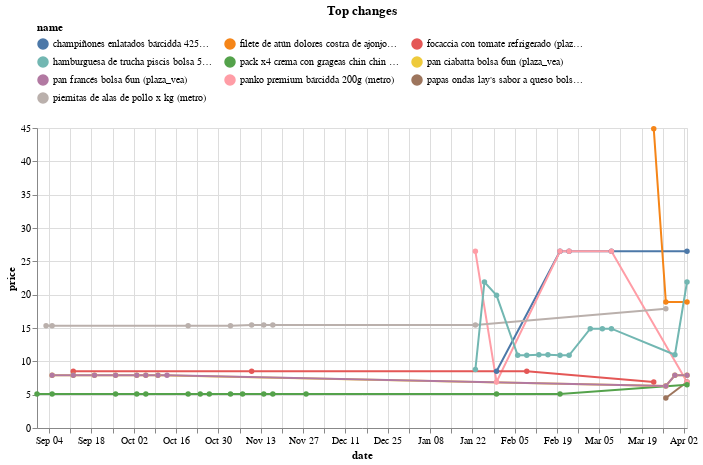

Source (notebook cell):
### Code cell
(top_changes
 .head(10)
 .drop('change', axis=1)
 .merge(df, on=['store','sku'])
 .pipe(alt.Chart)
 .mark_line(point=True)
 .encode(x='date', y='price', color='name', tooltip=['name','price'])
 .properties(width=650, title='Top changes')
 .configure_legend(orient='top', columns=3)
)

### Figure 1 — Vega-Lite specification as saved in the notebook (floating-point values rounded to 4 significant figures)
{"config": {"view": {"continuousWidth": 400, "continuousHeight": 300}, "legend": {"columns": 3, "orient": "top"}}, "data": {"name": "data-e153f05012037d6933621148438e0baf"}, "mark": {"type": "line", "point": true}, "encoding": {"color": {"field": "name", "type": "nominal"}, "tooltip": [{"field": "name", "type": "nominal"}, {"field": "price", "type": "quantitative"}], "x": {"field": "date", "type": "temporal"}, "y": {"field": "price", "type": "quantitative"}}, "title": "Top changes", "width": 650, "$schema": "https://vega.github.io/schema/vega-lite/v4.17.0.json", "datasets": {"data-e153f05012037d6933621148438e0baf": [{"store": "plaza_vea", "sku": 10843787, "brand": "LAYS", "uri": "https://www.plazavea.com.pe/papas-ondas-lays-sabor-a-queso-bolsa-140g/p", "name": "papas ondas lay's sabor a queso bolsa 140g (plaza_vea)", "price": 6.9, "category": "https://www.plazavea.com.pe/abarrotes", "date": "2023-04-03T00:00:00"}, {"store": "plaza_vea", "sku": 10843787, "brand": "LAYS", "uri": "https://www.plazavea.com.pe/papas-ondas-lays-sabor-a-queso-bolsa-140g/p", "name": "papas ondas lay's sabor a queso bolsa 140g (plaza_vea)", "price": 4.49, "category": "https://www.plazavea.com.pe/abarrotes", "date": "2023-03-27T00:00:00"}, {"store": "metro", "sku": 1017225, "brand": "Bárcidda", "uri": "https://www.metro.pe/champinones-enlatados-barcidda-425g-981118/p", "name": "champiñones enlatados bárcidda 425g (metro)", "price": 8.5, "category": "https://www.metro.pe/abarrotes/alimentos-en-conserva/vegetales-en-conserva", "date": "2023-01-30T00:00:00"}, {"store": "metro", "sku": 1017225, "brand": "Bárcidda", "uri": "https://www.metro.pe/champinones-enlatados-barcidda-425g/p", "name": "champiñones enlatados bárcidda 425g (metro)", "price": 26.5, "category": "https://www.metro.pe/abarrotes/alimentos-en-conserva/vegetales-en-conserva", "date": "2023-04-03T00:00:00"}, {"store": "metro", "sku": 1017225, "brand": "Bárcidda", "uri": "https://www.metro.pe/champinones-enlatados-barcidda-425g-981118/p", "name": "champiñones enlatados bárcidda 425g (metro)", "price": 26.5, "category": "https://www.metro.pe/abarrotes/alimentos-en-conserva/vegetales-en-conserva", "date": "2023-02-23T00:00:00"}, {"store": "metro", "sku": 1017225, "brand": "Bárcidda", "uri": "https://www.metro.pe/champinones-enlatados-barcidda-425g-981118/p", "name": "champiñones enlatados bárcidda 425g (metro)", "price": 26.5, "category": "https://www.metro.pe/abarrotes/alimentos-en-conserva/vegetales-en-conserva", "date": "2023-03-09T00:00:00"}, {"store": "metro", "sku": 1017225, "brand": "Bárcidda", "uri": "https://www.metro.pe/champinones-enlatados-barcidda-425g-981118/p", "name": "champiñones enlatados bárcidda 425g (metro)", "price": 26.5, "category": "https://www.metro.pe/abarrotes/alimentos-en-conserva/vegetales-en-conserva", "date": "2023-02-20T00:00:00"}, {"store": "plaza_vea", "sku": 10850214, "brand": "DOLORES", "uri": "https://www.plazavea.com.pe/filete-de-atun-dolores-costra-de-ajonjoli-bolsa-304g/p", "name": "filete de atún dolores costra de ajonjolí bolsa 304g (plaza_vea)", "price": 44.9, "category": "https://www.plazavea.com.pe/carnes-aves-y-pescados", "date": "2023-03-23T00:00:00"}, {"store": "plaza_vea", "sku": 10850214, "brand": "DOLORES", "uri": "https://www.plazavea.com.pe/filete-de-atun-dolores-costra-de-ajonjoli-bolsa-304g/p", "name": "filete de atún dolores costra de ajonjolí bolsa 304g (plaza_vea)", "price": 18.9, "category": "https://www.plazavea.com.pe/carnes-aves-y-pescados", "date": "2023-04-03T00:00:00"}, {"store": "plaza_vea", "sku": 10850214, "brand": "DOLORES", "uri": "https://www.plazavea.com.pe/filete-de-atun-dolores-costra-de-ajonjoli-bolsa-304g/p", "name": "filete de atún dolores costra de ajonjolí bolsa 304g (plaza_vea)", "price": 18.9, "category": "https://www.plazavea.com.pe/carnes-aves-y-pescados", "date": "2023-03-27T00:00:00"}, {"store": "metro", "sku": 1017226, "brand": "Bárcidda", "uri": "https://www.metro.pe/panko-premium-barcidda-200g-981119/p", "name": "panko premium bárcidda 200g (metro)", "price": 6.9, "category": "https://www.metro.pe/abarrotes/condimentos-vinagres-y-comida-instantanea/salsas-y-bases-instantaneas", "date": "2023-01-30T00:00:00"}, {"store": "metro", "sku": 1017226, "brand": "Bárcidda", "uri": "https://www.metro.pe/panko-premium-barcidda-200g/p", "name": "panko premium bárcidda 200g (metro)", "price": 6.9, "category": "https://www.metro.pe/abarrotes/condimentos-vinagres-y-comida-instantanea/salsas-y-bases-instantaneas", "date": "2023-04-03T00:00:00"}, {"store": "metro", "sku": 1017226, "brand": "Bárcidda", "uri": "https://www.metro.pe/panko-premium-barcidda-200g-981119/p", "name": "panko premium bárcidda 200g (metro)", "price": 26.5, "category": "https://www.metro.pe/abarrotes/condimentos-vinagres-y-comida-instantanea/salsas-y-bases-instantaneas", "date": "2023-02-23T00:00:00"}, {"store": "metro", "sku": 1017226, "brand": "Bárcidda", "uri": "https://www.metro.pe/panko-premium-barcidda-200g-981119/p", "name": "panko premium bárcidda 200g (metro)", "price": 26.5, "category": "https://www.metro.pe/abarrotes/condimentos-vinagres-y-comida-instantanea/salsas-y-bases-instantaneas", "date": "2023-01-23T00:00:00"}, {"store": "metro", "sku": 1017226, "brand": "Bárcidda", "uri": "https://www.metro.pe/panko-premium-barcidda-200g-981119/p", "name": "panko premium bárcidda 200g (metro)", "price": 26.5, "category": "https://www.metro.pe/abarrotes/condimentos-vinagres-y-comida-instantanea/salsas-y-bases-instantaneas", "date": "2023-03-09T00:00:00"}, {"store": "metro", "sku": 1017226, "brand": "Bárcidda", "uri": "https://www.metro.pe/panko-premium-barcidda-200g-981119/p", "name": "panko premium bárcidda 200g (metro)", "price": 26.5, "category": "https://www.metro.pe/abarrotes/condimentos-vinagres-y-comida-instantanea/salsas-y-bases-instantaneas", "date": "2023-02-20T00:00:00"}, {"store": "plaza_vea", "sku": 10211360, "brand": "PLAZA VEA", "uri": "https://www.plazavea.com.pe/focaccia-con-tomate-refrigerado/p", "name": "focaccia con tomate refrigerado (plaza_vea)", "price": 8.5, "category": "https://www.plazavea.com.pe/panaderia-y-pasteleria", "date": "2022-09-12T00:00:00"}, {"store": "plaza_vea", "sku": 10211360, "brand": "PLAZA VEA", "uri": "https://www.plazavea.com.pe/focaccia-con-tomate-refrigerado/p", "name": "focaccia con tomate refrigerado (plaza_vea)", "price": 8.5, "category": "https://www.plazavea.com.pe/panaderia-y-pasteleria", "date": "2023-02-09T00:00:00"}, {"store": "plaza_vea", "sku": 10211360, "brand": "PLAZA VEA", "uri": "https://www.plazavea.com.pe/focaccia-con-tomate-refrigerado/p", "name": "focaccia con tomate refrigerado (plaza_vea)", "price": 6.9, "category": "https://www.plazavea.com.pe/panaderia-y-pasteleria", "date": "2023-03-23T00:00:00"}, {"store": "plaza_vea", "sku": 10211360, "brand": "PLAZA VEA", "uri": "https://www.plazavea.com.pe/focaccia-con-tomate-refrigerado/p", "name": "focaccia con tomate refrigerado (plaza_vea)", "price": 8.5, "category": "https://www.plazavea.com.pe/panaderia-y-pasteleria", "date": "2022-11-10T00:00:00"}, {"store": "metro", "sku": 3868, "brand": "Genérico", "uri": "https://www.metro.pe/piernitas-de-alas-de-pollo-x-kg-227943-2/p", "name": "piernitas de alas de pollo x kg (metro)", "price": 15.35, "category": "https://www.metro.pe/carnes-aves-y-pescados/aves-y-huevos/cortes-de-pollo", "date": "2022-11-03T00:00:00"}, {"store": "metro", "sku": 3868, "brand": "Genérico", "uri": "https://www.metro.pe/piernitas-de-alas-de-pollo-x-kg-227943-2/p", "name": "piernitas de alas de pollo x kg (metro)", "price": 15.35, "category": "https://www.metro.pe/carnes-aves-y-pescados/aves-y-huevos/cortes-de-pollo", "date": "2022-09-03T00:00:00"}, {"store": "metro", "sku": 3868, "brand": ".", "uri": "https://www.metro.pe/piernitas-de-alas-de-pollo-x-kg-227943-2/p", "name": "piernitas de alas de pollo x kg (metro)", "price": 15.45, "category": "https://www.metro.pe/carnes-aves-y-pescados/aves-y-huevos/cortes-de-pollo", "date": "2022-11-17T00:00:00"}, {"store": "metro", "sku": 3868, "brand": "Genérico", "uri": "https://www.metro.pe/piernitas-de-alas-de-pollo-x-kg-227943-2/p", "name": "piernitas de alas de pollo x kg (metro)", "price": 15.35, "category": "https://www.metro.pe/carnes-aves-y-pescados/aves-y-huevos/cortes-de-pollo", "date": "2022-10-20T00:00:00"}, {"store": "metro", "sku": 3868, "brand": "Genérico", "uri": "https://www.metro.pe/piernitas-de-alas-de-pollo-x-kg-227943-2/p", "name": "piernitas de alas de pollo x kg (metro)", "price": 17.9, "category": "https://www.metro.pe/carnes-aves-y-pescados/aves-y-huevos/cortes-de-pollo", "date": "2023-03-27T00:00:00"}, {"store": "metro", "sku": 3868, "brand": "Genérico", "uri": "https://www.metro.pe/piernitas-de-alas-de-pollo-x-kg-227943-2/p", "name": "piernitas de alas de pollo x kg (metro)", "price": 15.45, "category": "https://www.metro.pe/carnes-aves-y-pescados/aves-y-huevos/cortes-de-pollo", "date": "2023-01-23T00:00:00"}, {"store": "metro", "sku": 3868, "brand": ".", "uri": "https://www.metro.pe/piernitas-de-alas-de-pollo-x-kg-227943-2/p", "name": "piernitas de alas de pollo x kg (metro)", "price": 15.45, "category": "https://www.metro.pe/carnes-aves-y-pescados/aves-y-huevos/cortes-de-pollo", "date": "2022-11-14T00:00:00"}, {"store": "metro", "sku": 3868, "brand": ".", "uri": "https://www.metro.pe/piernitas-de-alas-de-pollo-x-kg-227943-2/p", "name": "piernitas de alas de pollo x kg (metro)", "price": 15.45, "category": "https://www.metro.pe/carnes-aves-y-pescados/aves-y-huevos/cortes-de-pollo", "date": "2022-11-10T00:00:00"}, {"store": "metro", "sku": 3868, "brand": "Genérico", "uri": "https://www.metro.pe/piernitas-de-alas-de-pollo-x-kg-227943-2/p", "name": "piernitas de alas de pollo x kg (metro)", "price": 15.35, "category": "https://www.metro.pe/carnes-aves-y-pescados/aves-y-huevos/cortes-de-pollo", "date": "2022-09-05T00:00:00"}, {"store": "plaza_vea", "sku": 13447, "brand": "PISCIS", "uri": "https://www.plazavea.com.pe/hamburguesa-de-trucha-piscis-bolsa-500g/p", "name": "hamburguesa de trucha piscis bolsa 500g (plaza_vea)", "price": 8.76, "category": "https://www.plazavea.com.pe/congelados", "date": "2023-01-23T00:00:00"}, {"store": "plaza_vea", "sku": 13447, "brand": "PISCIS", "uri": "https://www.plazavea.com.pe/hamburguesa-de-trucha-piscis-bolsa-500g/p", "name": "hamburguesa de trucha piscis bolsa 500g (plaza_vea)", "price": 10.9, "category": "https://www.plazavea.com.pe/congelados", "date": "2023-02-23T00:00:00"}, {"store": "plaza_vea", "sku": 13447, "brand": "PISCIS", "uri": "https://www.plazavea.com.pe/hamburguesa-de-trucha-piscis-bolsa-500g/p", "name": "hamburguesa de trucha piscis bolsa 500g (plaza_vea)", "price": 10.99, "category": "https://www.plazavea.com.pe/congelados", "date": "2023-02-13T00:00:00"}, {"store": "plaza_vea", "sku": 13447, "brand": "PISCIS", "uri": "https://www.plazavea.com.pe/hamburguesa-de-trucha-piscis-bolsa-500g/p", "name": "hamburguesa de trucha piscis bolsa 500g (plaza_vea)", "price": 10.99, "category": "https://www.plazavea.com.pe/congelados", "date": "2023-02-16T00:00:00"}, {"store": "plaza_vea", "sku": 13447, "brand": "PISCIS", "uri": "https://www.plazavea.com.pe/hamburguesa-de-trucha-piscis-bolsa-500g/p", "name": "hamburguesa de trucha piscis bolsa 500g (plaza_vea)", "price": 19.9, "category": "https://www.plazavea.com.pe/congelados", "date": "2023-01-30T00:00:00"}, {"store": "plaza_vea", "sku": 13447, "brand": "PISCIS", "uri": "https://www.plazavea.com.pe/hamburguesa-de-trucha-piscis-bolsa-500g/p", "name": "hamburguesa de trucha piscis bolsa 500g (plaza_vea)", "price": 10.9, "category": "https://www.plazavea.com.pe/congelados", "date": "2023-02-20T00:00:00"}, {"store": "plaza_vea", "sku": 13447, "brand": "PISCIS", "uri": "https://www.plazavea.com.pe/hamburguesa-de-trucha-piscis-bolsa-500g/p", "name": "hamburguesa de trucha piscis bolsa 500g (plaza_vea)", "price": 10.9, "category": "https://www.plazavea.com.pe/congelados", "date": "2023-02-09T00:00:00"}, {"store": "plaza_vea", "sku": 13447, "brand": "PISCIS", "uri": "https://www.plazavea.com.pe/hamburguesa-de-trucha-piscis-bolsa-500g/p", "name": "hamburguesa de trucha piscis bolsa 500g (plaza_vea)", "price": 14.9, "category": "https://www.plazavea.com.pe/congelados", "date": "2023-03-06T00:00:00"}, {"store": "plaza_vea", "sku": 13447, "brand": "PISCIS", "uri": "https://www.plazavea.com.pe/hamburguesa-de-trucha-piscis-bolsa-500g/p", "name": "hamburguesa de trucha piscis bolsa 500g (plaza_vea)", "price": 10.99, "category": "https://www.plazavea.com.pe/congelados", "date": "2023-03-30T00:00:00"}, {"store": "plaza_vea", "sku": 13447, "brand": "PISCIS", "uri": "https://www.plazavea.com.pe/hamburguesa-de-trucha-piscis-bolsa-500g/p", "name": "hamburguesa de trucha piscis bolsa 500g (plaza_vea)", "price": 14.9, "category": "https://www.plazavea.com.pe/congelados", "date": "2023-03-02T00:00:00"}, {"store": "plaza_vea", "sku": 13447, "brand": "PISCIS", "uri": "https://www.plazavea.com.pe/hamburguesa-de-trucha-piscis-bolsa-500g/p", "name": "hamburguesa de trucha piscis bolsa 500g (plaza_vea)", "price": 21.9, "category": "https://www.plazavea.com.pe/congelados", "date": "2023-04-03T00:00:00"}, {"store": "plaza_vea", "sku": 13447, "brand": "PISCIS", "uri": "https://www.plazavea.com.pe/hamburguesa-de-trucha-piscis-bolsa-500g/p", "name": "hamburguesa de trucha piscis bolsa 500g (plaza_vea)", "price": 10.9, "category": "https://www.plazavea.com.pe/congelados", "date": "2023-02-06T00:00:00"}, {"store": "plaza_vea", "sku": 13447, "brand": "PISCIS", "uri": "https://www.plazavea.com.pe/hamburguesa-de-trucha-piscis-bolsa-500g/p", "name": "hamburguesa de trucha piscis bolsa 500g (plaza_vea)", "price": 14.9, "category": "https://www.plazavea.com.pe/congelados", "date": "2023-03-09T00:00:00"}, {"store": "plaza_vea", "sku": 13447, "brand": "PISCIS", "uri": "https://www.plazavea.com.pe/hamburguesa-de-trucha-piscis-bolsa-500g/p", "name": "hamburguesa de trucha piscis bolsa 500g (plaza_vea)", "price": 21.9, "category": "https://www.plazavea.com.pe/congelados", "date": "2023-01-26T00:00:00"}, {"store": "metro", "sku": 16400, "brand": "Chin Chin", "uri": "https://www.metro.pe/pack-x4-crema-con-grageas-chin-chin-mix-80g-559505/p", "name": "pack x4 crema con grageas chin chin mix 80g (metro)", "price": 5.1, "category": "https://www.metro.pe/abarrotes/galletas-snacks-y-golosinas/caramelos-chupetes-y-lentejitas", "date": "2023-01-30T00:00:00"}, {"store": "metro", "sku": 16400, "brand": "Chin Chin", "uri": "https://www.metro.pe/pack-x4-crema-con-grageas-chin-chin-mix-80g-559505/p", "name": "pack x4 crema con grageas chin chin mix 80g (metro)", "price": 5.1, "category": "https://www.metro.pe/abarrotes/galletas-snacks-y-golosinas/caramelos-chupetes-y-lentejitas", "date": "2022-09-26T00:00:00"}, {"store": "metro", "sku": 16400, "brand": "Chin Chin", "uri": "https://www.metro.pe/pack-x4-crema-con-grageas-chin-chin-mix-80g-559505/p", "name": "pack x4 crema con grageas chin chin mix 80g (metro)", "price": 6.5, "category": "https://www.metro.pe/abarrotes/galletas-snacks-y-golosinas/caramelos-chupetes-y-lentejitas", "date": "2023-04-03T00:00:00"}, {"store": "metro", "sku": 16400, "brand": "Chin Chin", "uri": "https://www.metro.pe/pack-x4-crema-con-grageas-chin-chin-mix-80g-559505/p", "name": "pack x4 crema con grageas chin chin mix 80g (metro)", "price": 5.1, "category": "https://www.metro.pe/abarrotes/galletas-snacks-y-golosinas/caramelos-chupetes-y-lentejitas", "date": "2022-11-03T00:00:00"}, {"store": "metro", "sku": 16400, "brand": "Chin Chin", "uri": "https://www.metro.pe/pack-x4-crema-con-grageas-chin-chin-mix-80g-559505/p", "name": "pack x4 crema con grageas chin chin mix 80g (metro)", "price": 5.1, "category": "https://www.metro.pe/abarrotes/galletas-snacks-y-golosinas/caramelos-chupetes-y-lentejitas", "date": "2022-08-31T00:00:00"}, {"store": "metro", "sku": 16400, "brand": "Chin Chin", "uri": "https://www.metro.pe/pack-x4-crema-con-grageas-chin-chin-mix-80g-559505/p", "name": "pack x4 crema con grageas chin chin mix 80g (metro)", "price": 5.1, "category": "https://www.metro.pe/abarrotes/galletas-snacks-y-golosinas/caramelos-chupetes-y-lentejitas", "date": "2022-11-28T00:00:00"}, {"store": "metro", "sku": 16400, "brand": "Chin Chin", "uri": "https://www.metro.pe/pack-x4-crema-con-grageas-chin-chin-mix-80g-559505/p", "name": "pack x4 crema con grageas chin chin mix 80g (metro)", "price": 5.1, "category": "https://www.metro.pe/abarrotes/galletas-snacks-y-golosinas/caramelos-chupetes-y-lentejitas", "date": "2022-11-17T00:00:00"}, {"store": "metro", "sku": 16400, "brand": "Chin Chin", "uri": "https://www.metro.pe/pack-x4-crema-con-grageas-chin-chin-mix-80g-559505/p", "name": "pack x4 crema con grageas chin chin mix 80g (metro)", "price": 5.1, "category": "https://www.metro.pe/abarrotes/galletas-snacks-y-golosinas/caramelos-chupetes-y-lentejitas", "date": "2022-10-20T00:00:00"}, {"store": "metro", "sku": 16400, "brand": "Chin Chin", "uri": "https://www.metro.pe/pack-x4-crema-con-grageas-chin-chin-mix-80g-559505/p", "name": "pack x4 crema con grageas chin chin mix 80g (metro)", "price": 5.1, "category": "https://www.metro.pe/abarrotes/galletas-snacks-y-golosinas/caramelos-chupetes-y-lentejitas", "date": "2022-10-27T00:00:00"}, {"store": "metro", "sku": 16400, "brand": "Chin Chin", "uri": "https://www.metro.pe/pack-x4-crema-con-grageas-chin-chin-mix-80g-559505/p", "name": "pack x4 crema con grageas chin chin mix 80g (metro)", "price": 5.1, "category": "https://www.metro.pe/abarrotes/galletas-snacks-y-golosinas/caramelos-chupetes-y-lentejitas", "date": "2022-11-07T00:00:00"}, {"store": "metro", "sku": 16400, "brand": "Chin Chin", "uri": "https://www.metro.pe/pack-x4-crema-con-grageas-chin-chin-mix-80g-559505/p", "name": "pack x4 crema con grageas chin chin mix 80g (metro)", "price": 5.1, "category": "https://www.metro.pe/abarrotes/galletas-snacks-y-golosinas/caramelos-chupetes-y-lentejitas", "date": "2022-10-06T00:00:00"}, {"store": "metro", "sku": 16400, "brand": "Chin Chin", "uri": "https://www.metro.pe/pack-x4-crema-con-grageas-chin-chin-mix-80g-559505/p", "name": "pack x4 crema con grageas chin chin mix 80g (metro)", "price": 5.1, "category": "https://www.metro.pe/abarrotes/galletas-snacks-y-golosinas/caramelos-chupetes-y-lentejitas", "date": "2022-11-14T00:00:00"}, {"store": "metro", "sku": 16400, "brand": "Chin Chin", "uri": "https://www.metro.pe/pack-x4-crema-con-grageas-chin-chin-mix-80g-559505/p", "name": "pack x4 crema con grageas chin chin mix 80g (metro)", "price": 5.1, "category": "https://www.metro.pe/abarrotes/galletas-snacks-y-golosinas/caramelos-chupetes-y-lentejitas", "date": "2022-10-03T00:00:00"}, {"store": "metro", "sku": 16400, "brand": "Chin Chin", "uri": "https://www.metro.pe/pack-x4-crema-con-grageas-chin-chin-mix-80g-559505/p", "name": "pack x4 crema con grageas chin chin mix 80g (metro)", "price": 5.1, "category": "https://www.metro.pe/abarrotes/galletas-snacks-y-golosinas/caramelos-chupetes-y-lentejitas", "date": "2022-09-05T00:00:00"}, {"store": "metro", "sku": 16400, "brand": "Chin Chin", "uri": "https://www.metro.pe/pack-x4-crema-con-grageas-chin-chin-mix-80g-559505/p", "name": "pack x4 crema con grageas chin chin mix 80g (metro)", "price": 5.1, "category": "https://www.metro.pe/abarrotes/galletas-snacks-y-golosinas/caramelos-chupetes-y-lentejitas", "date": "2022-10-24T00:00:00"}, {"store": "metro", "sku": 16400, "brand": "Chin Chin", "uri": "https://www.metro.pe/pack-x4-crema-con-grageas-chin-chin-mix-80g-559505/p", "name": "pack x4 crema con grageas chin chin mix 80g (metro)", "price": 5.1, "category": "https://www.metro.pe/abarrotes/galletas-snacks-y-golosinas/caramelos-chupetes-y-lentejitas", "date": "2023-02-20T00:00:00"}, {"store": "plaza_vea", "sku": 16815, "brand": "PLAZA VEA", "uri": "https://www.plazavea.com.pe/pan-ciabatta/p", "name": "pan ciabatta bolsa 6un (plaza_vea)", "price": 7.9, "category": "https://www.plazavea.com.pe/panaderia-y-pasteleria", "date": "2022-09-12T00:00:00"}, {"store": "plaza_vea", "sku": 16815, "brand": "PLAZA VEA", "uri": "https://www.plazavea.com.pe/pan-ciabatta/p", "name": "pan ciabatta bolsa 6un (plaza_vea)", "price": 7.9, "category": "https://www.plazavea.com.pe/panaderia-y-pasteleria", "date": "2023-03-30T00:00:00"}, {"store": "plaza_vea", "sku": 16815, "brand": "PLAZA VEA", "uri": "https://www.plazavea.com.pe/pan-ciabatta/p", "name": "pan ciabatta bolsa 6un (plaza_vea)", "price": 7.9, "category": "https://www.plazavea.com.pe/panaderia-y-pasteleria", "date": "2022-10-06T00:00:00"}, {"store": "plaza_vea", "sku": 16815, "brand": "PLAZA VEA", "uri": "https://www.plazavea.com.pe/pan-ciabatta/p", "name": "pan ciabatta bolsa 6un (plaza_vea)", "price": 7.9, "category": "https://www.plazavea.com.pe/panaderia-y-pasteleria", "date": "2023-04-03T00:00:00"}, {"store": "plaza_vea", "sku": 16815, "brand": "PLAZA VEA", "uri": "https://www.plazavea.com.pe/pan-ciabatta/p", "name": "pan ciabatta bolsa 6un (plaza_vea)", "price": 6.31, "category": "https://www.plazavea.com.pe/panaderia-y-pasteleria", "date": "2023-03-27T00:00:00"}, {"store": "plaza_vea", "sku": 16815, "brand": "PLAZA VEA", "uri": "https://www.plazavea.com.pe/pan-ciabatta/p", "name": "pan ciabatta bolsa 6un (plaza_vea)", "price": 7.9, "category": "https://www.plazavea.com.pe/panaderia-y-pasteleria", "date": "2022-10-10T00:00:00"}, {"store": "plaza_vea", "sku": 16815, "brand": "PLAZA VEA", "uri": "https://www.plazavea.com.pe/pan-ciabatta/p", "name": "pan ciabatta bolsa 6un (plaza_vea)", "price": 7.9, "category": "https://www.plazavea.com.pe/panaderia-y-pasteleria", "date": "2022-09-05T00:00:00"}, {"store": "plaza_vea", "sku": 16815, "brand": "PLAZA VEA", "uri": "https://www.plazavea.com.pe/pan-ciabatta/p", "name": "pan ciabatta bolsa 6un (plaza_vea)", "price": 7.9, "category": "https://www.plazavea.com.pe/panaderia-y-pasteleria", "date": "2022-09-19T00:00:00"}, {"store": "plaza_vea", "sku": 16815, "brand": "PLAZA VEA", "uri": "https://www.plazavea.com.pe/pan-ciabatta/p", "name": "pan ciabatta bolsa 6un (plaza_vea)", "price": 7.9, "category": "https://www.plazavea.com.pe/panaderia-y-pasteleria", "date": "2022-10-03T00:00:00"}, {"store": "plaza_vea", "sku": 16815, "brand": "PLAZA VEA", "uri": "https://www.plazavea.com.pe/pan-ciabatta/p", "name": "pan ciabatta bolsa 6un (plaza_vea)", "price": 7.9, "category": "https://www.plazavea.com.pe/panaderia-y-pasteleria", "date": "2022-09-26T00:00:00"}, {"store": "plaza_vea", "sku": 16823, "brand": "PLAZA VEA", "uri": "https://www.plazavea.com.pe/pan-frances/p", "name": "pan francés bolsa 6un (plaza_vea)", "price": 7.9, "category": "https://www.plazavea.com.pe/panaderia-y-pasteleria", "date": "2022-09-12T00:00:00"}, {"store": "plaza_vea", "sku": 16823, "brand": "PLAZA VEA", "uri": "https://www.plazavea.com.pe/pan-frances/p", "name": "pan francés bolsa 6un (plaza_vea)", "price": 7.9, "category": "https://www.plazavea.com.pe/panaderia-y-pasteleria", "date": "2023-03-30T00:00:00"}, {"store": "plaza_vea", "sku": 16823, "brand": "PLAZA VEA", "uri": "https://www.plazavea.com.pe/pan-frances/p", "name": "pan francés bolsa 6un (plaza_vea)", "price": 7.9, "category": "https://www.plazavea.com.pe/panaderia-y-pasteleria", "date": "2022-10-06T00:00:00"}, {"store": "plaza_vea", "sku": 16823, "brand": "PLAZA VEA", "uri": "https://www.plazavea.com.pe/pan-frances/p", "name": "pan francés bolsa 6un (plaza_vea)", "price": 7.9, "category": "https://www.plazavea.com.pe/panaderia-y-pasteleria", "date": "2023-04-03T00:00:00"}, {"store": "plaza_vea", "sku": 16823, "brand": "PLAZA VEA", "uri": "https://www.plazavea.com.pe/pan-frances/p", "name": "pan francés bolsa 6un (plaza_vea)", "price": 6.31, "category": "https://www.plazavea.com.pe/panaderia-y-pasteleria", "date": "2023-03-27T00:00:00"}, {"store": "plaza_vea", "sku": 16823, "brand": "PLAZA VEA", "uri": "https://www.plazavea.com.pe/pan-frances/p", "name": "pan francés bolsa 6un (plaza_vea)", "price": 7.9, "category": "https://www.plazavea.com.pe/panaderia-y-pasteleria", "date": "2022-10-10T00:00:00"}, {"store": "plaza_vea", "sku": 16823, "brand": "PLAZA VEA", "uri": "https://www.plazavea.com.pe/pan-frances/p", "name": "pan francés bolsa 6un (plaza_vea)", "price": 7.9, "category": "https://www.plazavea.com.pe/panaderia-y-pasteleria", "date": "2022-09-05T00:00:00"}, {"store": "plaza_vea", "sku": 16823, "brand": "PLAZA VEA", "uri": "https://www.plazavea.com.pe/pan-frances/p", "name": "pan francés bolsa 6un (plaza_vea)", "price": 7.9, "category": "https://www.plazavea.com.pe/panaderia-y-pasteleria", "date": "2022-09-19T00:00:00"}, {"store": "plaza_vea", "sku": 16823, "brand": "PLAZA VEA", "uri": "https://www.plazavea.com.pe/pan-frances/p", "name": "pan francés bolsa 6un (plaza_vea)", "price": 7.9, "category": "https://www.plazavea.com.pe/panaderia-y-pasteleria", "date": "2022-10-13T00:00:00"}, {"store": "plaza_vea", "sku": 16823, "brand": "PLAZA VEA", "uri": "https://www.plazavea.com.pe/pan-frances/p", "name": "pan francés bolsa 6un (plaza_vea)", "price": 7.9, "category": "https://www.plazavea.com.pe/panaderia-y-pasteleria", "date": "2022-10-03T00:00:00"}, {"store": "plaza_vea", "sku": 16823, "brand": "PLAZA VEA", "uri": "https://www.plazavea.com.pe/pan-frances/p", "name": "pan francés bolsa 6un (plaza_vea)", "price": 7.9, "category": "https://www.plazavea.com.pe/panaderia-y-pasteleria", "date": "2022-09-26T00:00:00"}]}}
